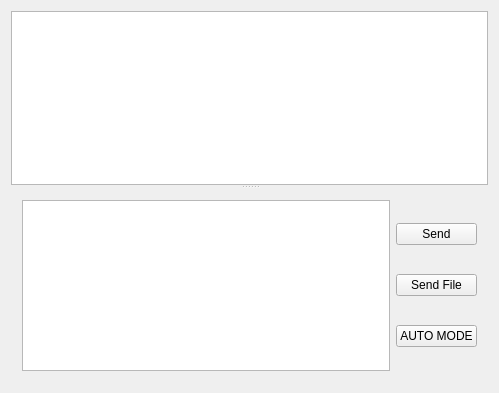
<?xml version="1.0" encoding="UTF-8"?>
<ui version="4.0">
 <class>Widget</class>
 <widget class="QWidget" name="Widget">
  <property name="geometry">
   <rect>
    <x>0</x>
    <y>0</y>
    <width>499</width>
    <height>393</height>
   </rect>
  </property>
  <property name="windowTitle">
   <string>ConSerial - Serial Port management console</string>
  </property>
  <property name="windowIcon">
   <iconset>
    <normaloff>port.ico</normaloff>port.ico</iconset>
  </property>
  <layout class="QHBoxLayout" name="horizontalLayout_2">
   <item>
    <widget class="QSplitter" name="splitter">
     <property name="orientation">
      <enum>Qt::Vertical</enum>
     </property>
     <widget class="QPlainTextEdit" name="console"/>
     <widget class="QWidget" name="layoutWidget">
      <layout class="QHBoxLayout" name="horizontalLayout">
       <item>
        <widget class="QPlainTextEdit" name="dataInput"/>
       </item>
       <item>
        <layout class="QVBoxLayout" name="verticalLayout">
         <item>
          <widget class="QPushButton" name="send">
           <property name="text">
            <string>Send</string>
           </property>
          </widget>
         </item>
         <item>
          <widget class="QPushButton" name="sendFile">
           <property name="text">
            <string>Send File</string>
           </property>
          </widget>
         </item>
         <item>
          <widget class="QPushButton" name="autoMode">
           <property name="text">
            <string>AUTO MODE</string>
           </property>
           <property name="checkable">
            <bool>true</bool>
           </property>
          </widget>
         </item>
        </layout>
       </item>
      </layout>
     </widget>
    </widget>
   </item>
  </layout>
 </widget>
 <layoutdefault spacing="6" margin="11"/>
 <resources/>
 <connections/>
</ui>
